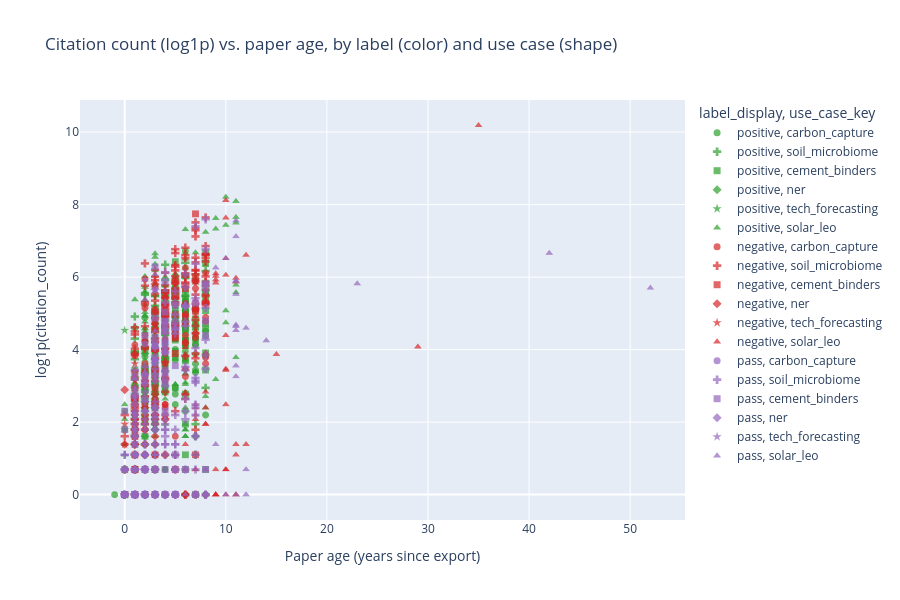

Write notebook code for a chart like this one.
### Markdown cell above
## 7. Citation count vs. paper age

### Code cell
age_df = df.dropna(subset=["year", "citation_count"]).copy()
age_df["exported_year"] = pd.to_datetime(age_df["exported_at"]).dt.year
age_df["paper_age"] = (age_df["exported_year"] - age_df["year"]).astype(int)
age_df["citation_count_log1p"] = np.log1p(age_df["citation_count"])
age_df["label_display"] = age_df["triage_label"].astype(str).replace({"nan": "never_triaged"})

n_dropped = len(df) - len(age_df)
print(f"{len(age_df)} / {len(df)} papers have both a year and a citation_count "
      f"({n_dropped} dropped here — missing either field). citation_count is "
      f"log1p-transformed on the y-axis: the raw range (0-26,506) would otherwise "
      f"flatten almost every point near y=0.")

color_map = {**LABEL_COLORS, "never_triaged": UNLABELLED_COLOR}

fig = px.scatter(
    age_df,
    x="paper_age",
    y="citation_count_log1p",
    color="label_display",
    color_discrete_map=color_map,
    symbol="use_case_key",
    symbol_map=USE_CASE_SYMBOL_MAP,
    hover_name="title",
    hover_data=["venue", "citation_count", "year"],
    labels={"paper_age": "Paper age (years since export)", "citation_count_log1p": "log1p(citation_count)"},
    title="Citation count (log1p) vs. paper age, by label (color) and use case (shape)",
    height=600,
)
fig.update_traces(marker=dict(size=7, opacity=0.7))
fig.show()
